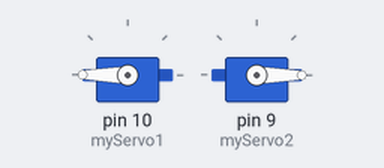
Recording of a sketch running on a simulated Arduino Uno, built with avr-gcc and run on an emulated ATmega328P. Shown: 2 × servo. What the sketch prints to the serial monitor is not drawn.

Above: at 0.05 s.
Timing chart, 0 to 5.8 s (numbered marks = the images above):
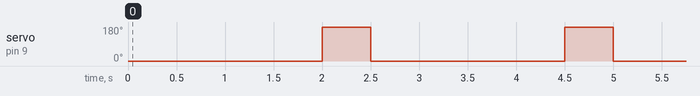

Measured:
- by itself, servo on pin 9 (myServo2): alternates 180° for 0.50 s and 0° for 2.0 s

The sketch:

Square.ino
```cpp
#include <Servo.h>

Servo myServo1;
Servo myServo2;

void setup()
{
  Serial.begin(9600);
  Serial.println("hello");

  myServo1.attach(10);
  myServo2.attach(9);
}

void loop()
{
  forward();
  delay(2000);
  turnL();
  delay(500);
}


void move(int l, int r)
{
  if (l < -90 || l > 90 || r < -90 || r > 90)
  {
    return;
  }

  myServo1.write(90+l);
  myServo2.write(180-(90+r)); // -90 = 180-90-90 = 0
}


void forward()
{
  move(90,90);
}

void back()
{
  move(-90,-90);
}

void turnL()
{
  move(90,-90);
}

void turnR()
{
  move(-90,90);
}

void stop()
{
  move(0,0);
}
```
